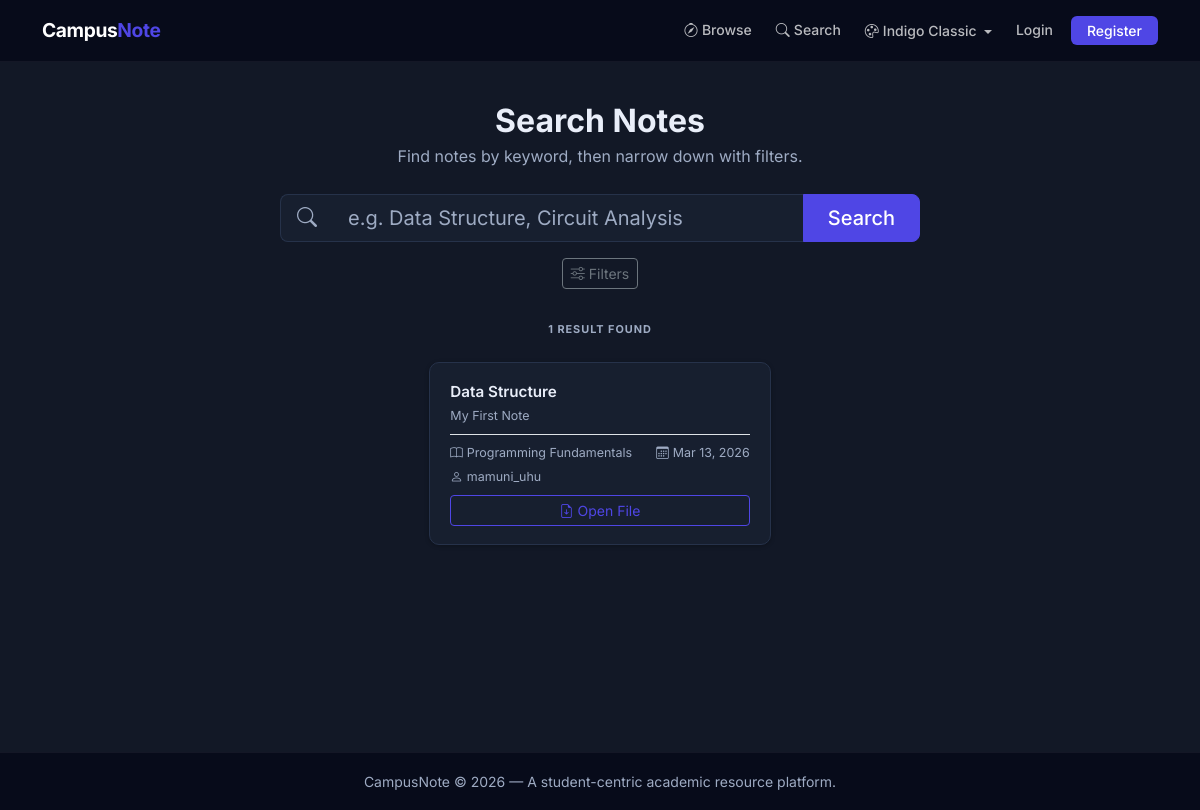
Screenshot of /search with the database file from the repository.
### campusnote/models.py (models this page shows)
class Note(db.Model):
    id = db.Column(db.Integer, primary_key=True)
    title = db.Column(db.String(150), nullable=False)
    description = db.Column(db.Text, nullable=True)
    file_path = db.Column(db.String(300), nullable=False)
    uploaded_at = db.Column(db.DateTime, default=datetime.utcnow)
    user_id = db.Column(db.Integer, db.ForeignKey('user.id'), nullable=False)
    subject_id = db.Column(db.Integer, db.ForeignKey('subject.id'), nullable=False)

class Subject(db.Model):
    id = db.Column(db.Integer, primary_key=True)
    name = db.Column(db.String(100), nullable=False)
    semester_id = db.Column(db.Integer, db.ForeignKey('semester.id'), nullable=False)
    notes = db.relationship('Note', backref='subject', lazy=True)
    __table_args__ = (db.UniqueConstraint('name', 'semester_id'),)

class User(db.Model, UserMixin):
    id = db.Column(db.Integer, primary_key=True)
    username = db.Column(db.String(80), unique=True, nullable=False)
    email = db.Column(db.String(120), unique=True, nullable=False)
    password = db.Column(db.String(200), nullable=False)  # store hashed, never plaintext
    profile_pic = db.Column(db.String(200), default='default.jpg')
    joined_at = db.Column(db.DateTime, default=datetime.utcnow)
    notes = db.relationship('Note', backref='uploader', lazy=True)

### campusnote/routes.py (the view)
@app.route('/search')
def search():
    q = (request.args.get('q') or '').strip()
    uni_id = request.args.get('uni', type=int)
    dept_id = request.args.get('dept', type=int)
    year_id = request.args.get('year', type=int)
    sem_id = request.args.get('sem', type=int)
    sub_id = request.args.get('sub', type=int)
    query = (Note.query
             .join(Subject, Note.subject_id == Subject.id)
             .join(Semester, Subject.semester_id == Semester.id)
             .join(Year, Semester.year_id == Year.id)
             .join(Department, Year.department_id == Department.id)
             .join(University, Department.university_id == University.id))
    if q:
        query = query.filter(or_(
            Note.title.ilike(f"%{q}%"),
            Note.description.ilike(f"%{q}%"),
            Subject.name.ilike(f"%{q}%")
        ))
    if uni_id:
        query = query.filter(University.id == uni_id)
    if dept_id:
        query = query.filter(Department.id == dept_id)
    if year_id:
        query = query.filter(Year.id == year_id)
    if sem_id:
        query = query.filter(Semester.id == sem_id)
    if sub_id:
        query = query.filter(Subject.id == sub_id)
    results = query.order_by(Note.uploaded_at.desc()).all()
    return render_template(
        'search.html',
        results=results,
        q=q,
        universities=University.query.order_by(University.name).all(),
        departments=Department.query.order_by(Department.name).all(),
        years=Year.query.order_by(Year.label).all(),
        semesters=Semester.query.order_by(Semester.label).all(),
        subjects=Subject.query.order_by(Subject.name).all(),
        selected_uni=uni_id,
        selected_dept=dept_id,
        selected_year=year_id,
        selected_sem=sem_id,
        selected_sub=sub_id
    )

### campusnote/templates/search.html (shortened to what this page needs)
{% extends "layout.html" %}
{% block content %}
<div class="container cn-page-shell">
    <div class="mb-4 cn-page-head">
        <h2 class="fw-bold mb-1">Search Notes</h2>
        <p class="text-muted mb-0">Find notes by keyword, then narrow down with filters.</p>
    </div>
    <form method="GET" action="{{ url_for('search') }}">
        <div class="input-group input-group-lg mb-3 cn-search-bar cn-center-block" style="max-width:640px;">
            <span class="input-group-text"><i class="bi bi-search text-muted"></i></span>
            <input type="text" name="q" class="form-control"
                   id="q" value="{{ q or '' }}" placeholder="e.g. Data Structure, Circuit Analysis">
            <button class="btn btn-primary px-4" type="submit">Search</button>
        </div>
        <div class="mb-4 cn-page-head" style="max-width:960px;">
            <button class="btn btn-sm btn-outline-secondary mb-2" type="button"
                    data-bs-toggle="collapse" data-bs-target="#searchFilters" aria-expanded="false"
                    aria-controls="searchFilters">
                <i class="bi bi-sliders me-1"></i>Filters
            </button>
        </div>
    </form>
    <span class="cn-section-label text-center mb-4">
        {{ results|length }} result{{ 's' if results|length != 1 else '' }} found
    </span>
    {% if results %}
        <div class="row g-3 cn-center-grid">
            {% for note in results %}
            <div class="col-sm-6 col-lg-4">
                <div class="cn-note-card h-100">
                    <div>
                        <div class="cn-note-title">{{ note.title }}</div>
                        <p class="cn-note-meta mt-1 mb-0">{{ note.description or 'No description provided.' }}</p>
                    </div>
                    <div class="mt-auto pt-2 border-top">
                        <div class="cn-note-meta d-flex justify-content-between">
                            <span><i class="bi bi-book me-1"></i>{{ note.subject.name }}</span>
                            <span><i class="bi bi-calendar3 me-1"></i>{{ note.uploaded_at.strftime('%b %d, %Y') }}</span>
                        </div>
                        <div class="cn-note-meta mt-1">
                            <i class="bi bi-person me-1"></i>{{ note.uploader.username }}
                        </div>
                        <a href="{{ url_for('static', filename=note.file_path) }}" target="_blank"
                           class="btn btn-outline-primary btn-sm w-100 mt-2">
                            <i class="bi bi-file-earmark-arrow-down me-1"></i>Open File
                        </a>
                    </div>
                </div>
            </div>
            {% endfor %}
        </div>
    {% else %}
        <div class="text-center py-5 text-muted">
            <i class="bi bi-search fs-2 d-block mb-2"></i>
            No notes matched your search.
        </div>
    {% endif %}
</div>
{% endblock %}

### campusnote/static/main.css (style rules this page uses)
:root { --cn-primary: #4f46e5; --cn-primary-dark: #4338ca; --cn-primary-light: #18233b; --cn-navbar-bg: #070b1a; --cn-bg: #121826; --cn-card-bg: #171f2f; --cn-border: #26324a; --cn-text: #e9eef9; --cn-muted: #9eabc3; --cn-radius: 10px; --cn-shadow-sm: 0 1px 4px rgba(0,0,0,0.28); --cn-shadow: 0 4px 20px rgba(0,0,0,0.38); --cn-shadow-hover: 0 8px 24px rgba(79,70,229,0.22); --cn-brand-color: #ffffff; --cn-nav-link: rgba(255,255,255,0.72); --cn-nav-link-hover:#ffffff; --cn-nav-hover-bg: rgba(255,255,255,0.07); --cn-navbar-border: rgba(255,255,255,0.05); --cn-toggler-border:rgba(255,255,255,0.2); --cn-toggler-filter:invert(1); }
*, *::before, *::after { box-sizing: border-box; }
body { font-family: 'Inter', -apple-system, BlinkMacSystemFont, 'Segoe UI', sans-serif; background-color: var(--cn-bg); color: var(--cn-text); line-height: 1.6; transition: background-color 0.28s ease, color 0.28s ease; }
.cn-navbar, .cn-footer, .cn-card, .cn-note-card, .cn-form-card, .cn-step-card, .btn-primary, .btn-outline-primary, .btn-cn-primary, .dropdown-menu, .form-control, .form-select, .input-group-text, .alert { transition: background-color 0.28s ease, color 0.28s ease, border-color 0.28s ease, box-shadow 0.28s ease; }
.text-muted { color: var(--cn-muted) !important; }
a { color: var(--cn-primary); text-decoration: none; }
.btn-primary { background-color: var(--cn-primary) !important; border-color: var(--cn-primary) !important; font-weight: 500; }
.btn-outline-primary { color: var(--cn-primary) !important; border-color: var(--cn-primary) !important; }
.cn-page-shell { max-width: 1080px; margin: 0 auto; }
.cn-page-head { text-align: center; max-width: 760px; margin: 0 auto 1.5rem; }
.cn-center-block { margin-left: auto; margin-right: auto; }
.cn-center-grid { justify-content: center; }
.form-control, .form-select, .input-group-text { background: var(--cn-card-bg); color: var(--cn-text); border-color: var(--cn-border); }
.form-control::placeholder { color: var(--cn-muted); opacity: 1; }
.cn-note-card { background: var(--cn-card-bg); border: 1px solid var(--cn-border); border-radius: var(--cn-radius); padding: 18px 20px; box-shadow: var(--cn-shadow-sm); display: flex; flex-direction: column; gap: 8px; transition: box-shadow 0.2s, transform 0.2s; }
.cn-note-title { font-weight: 600; font-size: 0.95rem; color: var(--cn-text); margin: 0; line-height: 1.4; }
.cn-note-meta { font-size: 0.78rem; color: var(--cn-muted); }
.cn-section-label { font-size: 0.68rem; font-weight: 700; text-transform: uppercase; letter-spacing: 0.09em; color: var(--cn-muted); margin-bottom: 12px; display: block; }
.cn-search-bar .input-group-text { border-right: none; background: var(--cn-card-bg); }
.cn-search-bar .form-control { border-left: none; }
.cn-search-bar .input-group-text, .cn-search-bar .form-control { border-radius: 0 !important; }
.cn-search-bar .input-group-text:first-child { border-radius: 8px 0 0 8px !important; }
.cn-search-bar .btn { border-radius: 0 8px 8px 0 !important; }

### rows the page displays
Note: title "Data Structure", description "My First Note", subject.name "Programming Fundamentals", uploaded_at "Mar 13, 2026", uploader.username "mamuni_uhu"

### other values shown
{{ results|length }} "1"
